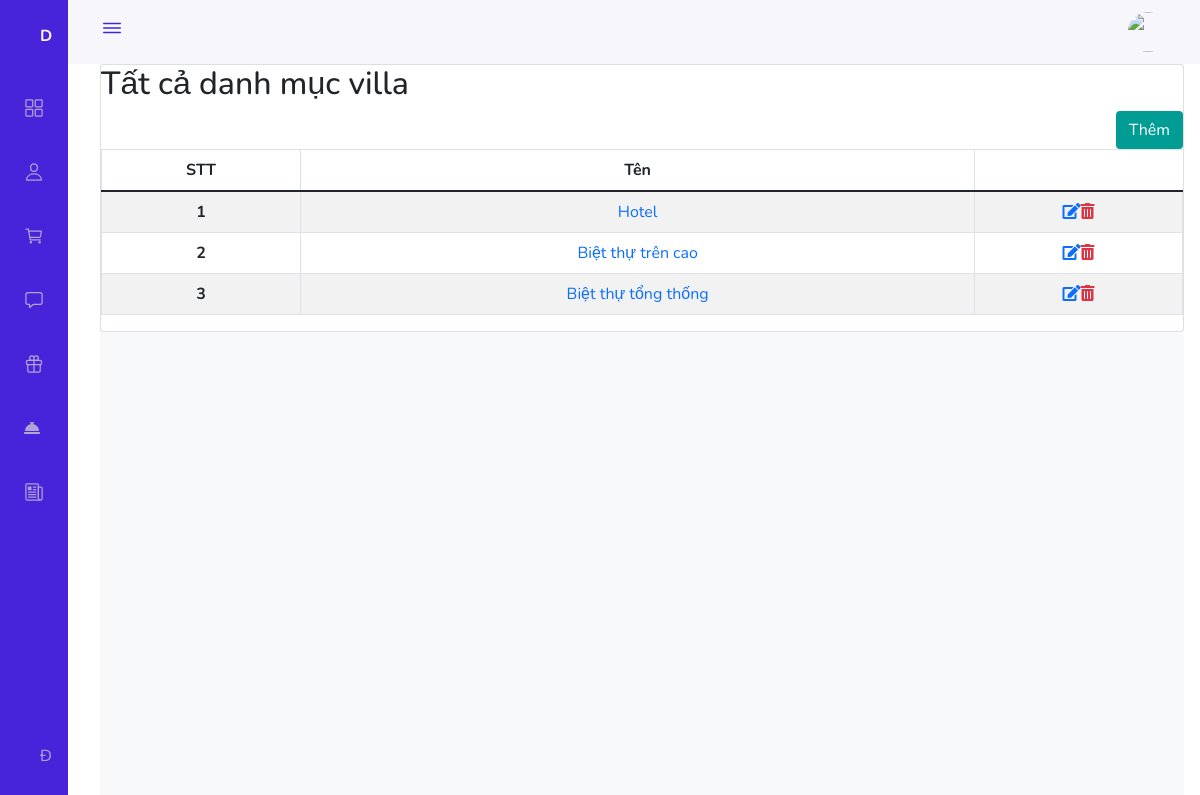
Page /Admin/Category_villa/index.php (signed in) on the committed database.
### tables this page shows
CREATE TABLE `villa_category` (
  `id` int(11) NOT NULL,
  `name` varchar(255) NOT NULL,
  `price` int(11) NOT NULL,
  `img` varchar(255) NOT NULL
);

### Admin/Category_villa/index.php (called while the page is built, shortened)
<?php
require_once '../../global.php';
require_once '../../Dao/Pdo.php';
require_once '../../Dao/Category_Villa.php';
extract($_REQUEST);
if (exist_params('btn_add')) {
    if (
        isset($_POST['name_category']) &&
        isset($_POST['price']) &&
        is_file($_FILES['img']['tmp_name'])
    ) {
        $path = $_FILES['img']['tmp_name'];
        $uploads = '../../Content/Images/Uploads/';
        $nameimg = $_FILES['img']['name'];
        $img =  handel_img($path, $uploads, $nameimg);
        $data = [
            'name_category' => test_input($_POST['name_category']),
            'img' => $img,
            'price' => test_input($_POST['price'])
        ];
        insert_category($data);
        $_SESSION['message'] = "<h7 class='font-weight-bold text-center text-success p-3'>Thêm thành công!</h7>";
        header('location: index.php');
        die;
    } else {
        $_SESSION['message'] = "<h7 class='font-weight-bold text-center text-danger p-3'>Không để trống!</h7>";
        header('location: index.php');
        die;
    }
} else if (exist_params('btn_delete')) {
    $id = $_GET['btn_delete'];
    delete_category($id);
    $_SESSION['message'] = "<h7 class='font-weight-bold text-center text-success p-3'>Xóa thành công</h7>";
    header('location: ' . $ADMIN_URL . '/Category_Villa/index.php');
    die;
} elseif (exist_params('btn_edit')) {
    $id = $_GET['btn_edit'];
    $VIEW_NAME = 'edit.php';
} else {
    $data = select_all_category();
}
require_once '../layouts.php';

### Dao/Pdo.php (called while the page is built, shortened)
<?php
function pdo_get_connection()
{
    $dburl = "mysql:host=localhost;dbname=villa_flamingo";
    $username = "root";
    $password = "";
    $conn = new PDO($dburl, $username, $password);
    $conn->setAttribute(PDO::ATTR_ERRMODE, PDO::ERRMODE_EXCEPTION);
    return $conn;
}
function pdo_query($sql)
{
    try {
        $conn = pdo_get_connection();
        $stmt = $conn->prepare($sql);
        $stmt->execute();
        $rows = $stmt->fetchAll();
        return $rows;
    } catch (PDOException $e) {
        echo "lỗi: ";
        $e->getMessage();
    } finally {
        unset($conn);
    }
}

### Dao/Category_villa.php (called while the page is built, shortened)
<?php
function select_all_category()
{
    $sql = "SELECT * FROM villa_category";
    return pdo_query($sql);
}

### global.php (called while the page is built, shortened)
<?php
$ROOT_URL = "http://localhost/duan1/du_an_1";
$ADMIN_URL = "$ROOT_URL/Admin";

### Admin/Category_villa/Category.php (the view, shortened to what this page needs)
<h2>Tất cả danh mục villa</h2>
<form action="?checkbox_all" method="post">
    <div class="d-flex justify-content-end">
        <button type="button" class="btn btn" style="background-color: #019d94; color: white" data-bs-toggle="modal" data-bs-target="#addcategory" data-bs-whatever="@mdo">Thêm</button>
    </div>
    <table class="table table-striped table-bordered text-center">
        <thead>
            <tr>
                <th scope="col">STT</th>
                <th scope="col">Tên</th>
            </tr>
        </thead>
        <tbody>
            <?php
            $i =1;
            foreach ($data as $item) {
            ?>
                <tr>
                    <th scope="row"> <?= $i++; ?></th>
                    <td> <a href="<?= $ADMIN_URL ?>/Villa/index.php?id=<?= $item['id'] ?>"><?= $item['name'] ?></a></td>
                    <td><a href="?btn_edit=<?= $item['id'] ?>" class="fas fa-edit"></a><a onclick="return alter_delete()" href="?btn_delete=<?= $item['id'] ?>" style="cursor: pointer;" class="fas fa-trash-alt text-danger"></a>
                    </td>
                </tr>
            <?php
            }
            ?>
        </tbody>
    </table>
</form>

### Content/CSS/admins.css (style rules this page uses)
:root { --header-height: 3rem; --nav-width: 68px; --first-color: #4723D9; --first-color-light: #AFA5D9; --white-color: #F7F6FB; --body-font: 'Nunito', sans-serif; --normal-font-size: 1rem; --z-fixed: 100 }
body { position: relative; margin: var(--header-height) 0 0 0; padding: 0 1rem; font-family: var(--body-font); font-size: var(--normal-font-size); transition: .5s }
a { text-decoration: none }
@media screen and (min-width: 768px) { body { margin: calc(var(--header-height) + 1rem) 0 0 0; padding-left: calc(var(--nav-width) + 2rem) } }

### rows in the picture
villa_category: name "Hotel"
villa_category: name "Biệt thự trên cao"
villa_category: name "Biệt thự tổng thống"
